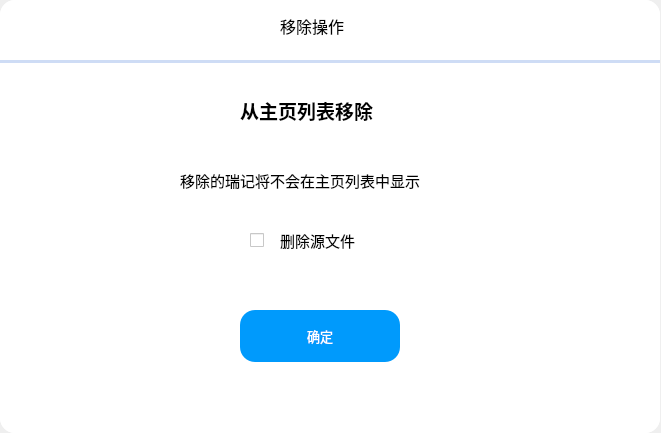
<?xml version="1.0" encoding="UTF-8"?>
<ui version="4.0">
 <class>Delete</class>
 <widget class="QWidget" name="Delete">
  <property name="geometry">
   <rect>
    <x>0</x>
    <y>0</y>
    <width>661</width>
    <height>433</height>
   </rect>
  </property>
  <property name="windowTitle">
   <string>Form</string>
  </property>
  <widget class="QWidget" name="widget" native="true">
   <property name="geometry">
    <rect>
     <x>0</x>
     <y>0</y>
     <width>660</width>
     <height>433</height>
    </rect>
   </property>
   <property name="styleSheet">
    <string notr="true">background-color: rgb(255, 255, 255);border-radius:15px;</string>
   </property>
   <widget class="QFrame" name="frame">
    <property name="geometry">
     <rect>
      <x>0</x>
      <y>0</y>
      <width>660</width>
      <height>433</height>
     </rect>
    </property>
    <property name="styleSheet">
     <string notr="true">background-color: rgb(255, 255, 255);border-radius:15px;
</string>
    </property>
    <property name="frameShape">
     <enum>QFrame::StyledPanel</enum>
    </property>
    <property name="frameShadow">
     <enum>QFrame::Raised</enum>
    </property>
    <widget class="QLabel" name="label">
     <property name="geometry">
      <rect>
       <x>280</x>
       <y>10</y>
       <width>91</width>
       <height>31</height>
      </rect>
     </property>
     <property name="font">
      <font>
       <pointsize>12</pointsize>
      </font>
     </property>
     <property name="text">
      <string>移除操作</string>
     </property>
    </widget>
    <widget class="QLabel" name="label_2">
     <property name="geometry">
      <rect>
       <x>240</x>
       <y>90</y>
       <width>171</width>
       <height>41</height>
      </rect>
     </property>
     <property name="font">
      <font>
       <pointsize>14</pointsize>
       <bold>true</bold>
      </font>
     </property>
     <property name="text">
      <string>从主页列表移除</string>
     </property>
    </widget>
    <widget class="QLabel" name="label_3">
     <property name="geometry">
      <rect>
       <x>280</x>
       <y>220</y>
       <width>111</width>
       <height>41</height>
      </rect>
     </property>
     <property name="font">
      <font>
       <pointsize>11</pointsize>
      </font>
     </property>
     <property name="text">
      <string>删除源文件</string>
     </property>
    </widget>
    <widget class="QLabel" name="label_4">
     <property name="geometry">
      <rect>
       <x>180</x>
       <y>170</y>
       <width>301</width>
       <height>20</height>
      </rect>
     </property>
     <property name="font">
      <font>
       <pointsize>11</pointsize>
      </font>
     </property>
     <property name="text">
      <string>移除的瑞记将不会在主页列表中显示</string>
     </property>
    </widget>
    <widget class="QCheckBox" name="checkBox">
     <property name="geometry">
      <rect>
       <x>250</x>
       <y>220</y>
       <width>21</width>
       <height>41</height>
      </rect>
     </property>
     <property name="styleSheet">
      <string notr="true">border-radius:15px;
</string>
     </property>
     <property name="text">
      <string/>
     </property>
    </widget>
    <widget class="QPushButton" name="pushButton_confirm">
     <property name="geometry">
      <rect>
       <x>240</x>
       <y>310</y>
       <width>160</width>
       <height>52</height>
      </rect>
     </property>
     <property name="font">
      <font>
       <pointsize>10</pointsize>
      </font>
     </property>
     <property name="styleSheet">
      <string notr="true">background-color: rgb(0, 154, 252);
color: rgb(255, 255, 255);</string>
     </property>
     <property name="text">
      <string>确定</string>
     </property>
    </widget>
    <widget class="Line" name="line">
     <property name="geometry">
      <rect>
       <x>0</x>
       <y>60</y>
       <width>660</width>
       <height>3</height>
      </rect>
     </property>
     <property name="styleSheet">
      <string notr="true">background-color: rgba(206, 220, 245, 1);</string>
     </property>
     <property name="orientation">
      <enum>Qt::Horizontal</enum>
     </property>
    </widget>
    <widget class="PictureBox" name="widget_2" native="true">
     <property name="geometry">
      <rect>
       <x>20</x>
       <y>10</y>
       <width>30</width>
       <height>30</height>
      </rect>
     </property>
    </widget>
   </widget>
  </widget>
 </widget>
 <customwidgets>
  <customwidget>
   <class>PictureBox</class>
   <extends>QWidget</extends>
   <header>picturebox.h</header>
   <container>1</container>
  </customwidget>
 </customwidgets>
 <resources/>
 <connections/>
</ui>
